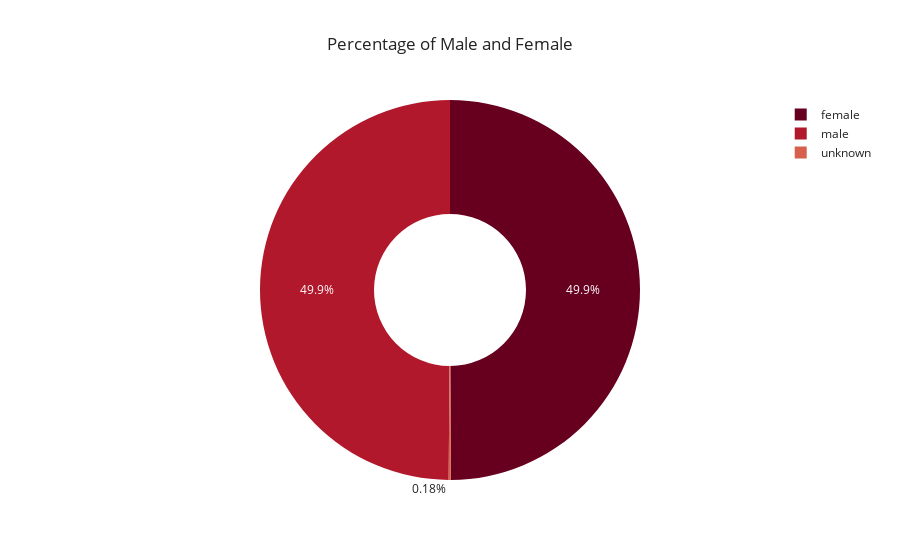

Notebook code cell kept with this figure:
### Code cell
fig = px.pie(data,
            names='gender',  # Use 'gender' column directly instead of df['gender']
            template='seaborn',  # Changed template to 'seaborn'
            color_discrete_sequence=px.colors.sequential.RdBu,
            hole=0.4,
            title='Percentage of Male and Female')

iplot(fig)

### Figure 1 — Plotly figure (JSON) as saved in the notebook; plotly's stock layout.template omitted (floating-point values rounded to 4 significant figures; data arrays with more than 128 entries replaced by an {"elided": "..."} marker saying what was removed)
{"data": [{"domain": {"x": [0, 1], "y": [0, 1]}, "hole": 0.4, "hovertemplate": "gender=%{label}<extra></extra>", "labels": {"elided": "10000 str values"}, "legendgroup": "", "name": "", "showlegend": true, "type": "pie"}], "layout": {"autosize": true, "legend": {"tracegroupgap": 0}, "piecolorway": ["rgb(103,0,31)", "rgb(178,24,43)", "rgb(214,96,77)", "rgb(244,165,130)", "rgb(253,219,199)", "rgb(247,247,247)", "rgb(209,229,240)", "rgb(146,197,222)", "rgb(67,147,195)", "rgb(33,102,172)", "rgb(5,48,97)"], "title": {"text": "Percentage of Male and Female"}}}
